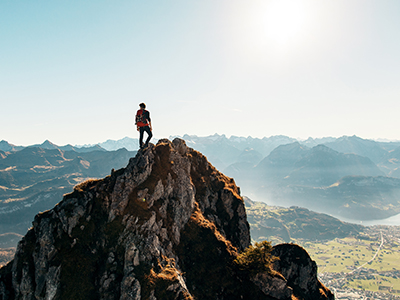
#> input picture mountain1.jpeg, 400 x 300 px
$ python fn_imrotate1.py
#> lines starting #> are read from the running program, lines starting #| are printed output that depends on the picture
#> further down, image is the input picture: shape (300, 400, 3); mean B, G, R 158.5, 159.6, 150.5
# Written by Dr. S. S. Gajbhar
# Filename: fn_imrotate.py
import numpy as np
import cv2
import math

def naive_image_rotate(image, degrees, option='same'):
    '''
    This function rotates the image around its center by amount of degrees
    provided. The rotated image can be of the same size as the original image
    or it can show the full image.

    inputs: image: input image (dtype: numpy-ndarray)
            degrees: amount of rotation in degrees (e.g., 45,90 etc.)
            option: string variable for type of rotation. It can take two values
            'same': the rotated image will have same size as the original image
                    It is default value for this variable.
            'full': the rotated image will show the full rotation of original
                    image thus the size may be different than original.
    '''
#> called with degrees = 45, option = 'full'
    # First we will convert the degrees into radians
    rads = math.radians(degrees)
    # Finding the center point of the original image
    cx, cy = (image.shape[1]//2, image.shape[0]//2)
#> cx = 200; cy = 150

    if(option!='same'):
        # Let us find the height and width of the rotated image
        height_rot_img = round(abs(image.shape[0]*math.sin(rads))) + \
                           round(abs(image.shape[1]*math.cos(rads)))
#> height_rot_img = 495
        width_rot_img = round(abs(image.shape[1]*math.cos(rads))) + \
                           round(abs(image.shape[0]*math.sin(rads)))
#> width_rot_img = 495
        rot_img = np.uint8(np.zeros((height_rot_img,width_rot_img,image.shape[2])))
        # Finding the center point of rotated image.
        midx,midy = (width_rot_img//2, height_rot_img//2)
#> midx = 247; midy = 247
    else:
        rot_img = np.uint8(np.zeros(image.shape))

    for i in range(rot_img.shape[0]):
        for j in range(rot_img.shape[1]):
            if(option!='same'):
                x= (i-midx)*math.cos(rads)+(j-midy)*math.sin(rads)
                y= -(i-midx)*math.sin(rads)+(j-midy)*math.cos(rads)
                x=round(x)+cy
                y=round(y)+cx
            else:
                x= (i-cx)*math.cos(rads)+(j-cy)*math.sin(rads)
                y= -(i-cx)*math.sin(rads)+(j-cy)*math.cos(rads)
                x=round(x)+cx
                y=round(y)+cy

            if (x>=0 and y>=0 and x<image.shape[0] and  y<image.shape[1]):
                rot_img[i,j,:] = image[x,y,:]
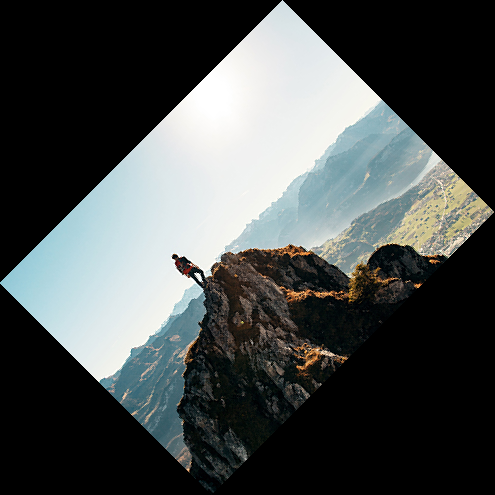
#> rot_img: shape (495, 495, 3); mean B, G, R 77.6, 78.1, 73.7
    return rot_img

if __name__=='__main__':
    image = cv2.imread("mountain1.jpeg")
    rotated_image = naive_image_rotate(image,45,'full')
    cv2.imshow("original image", image)
    cv2.imshow("rotated image",rotated_image)
    cv2.waitKey(0)
    cv2.destroyAllWindows()
